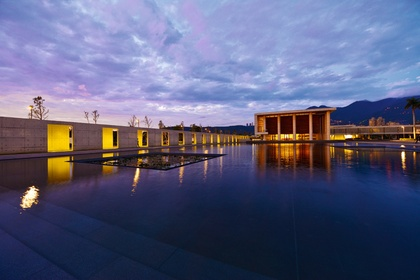
%> input picture CornerDetection/data/test2.jpg, 420 x 280 px, shrunk from 1000 x 667 before the run
$ octave MyHarrisCornerDetector.m   (GNU Octave 9; MATLAB toolbox functions it lacks are replaced by stand-ins)
%> lines starting %> are read from the running program, lines starting %| are printed output that depends on the picture; in (x1, y1, x2, y2) boxes, pixels count from 0 and x2, y2 are one past the last pixel; in counts of white or black regions, pixels touching at a corner belong together; the program's own positions count from 1
% My Harris detector
% The code calculates
% the Harris Feature/Interest Points (FP or IP)
%
% When u execute the code, the test image file opened
% and u have to select by the mouse the region where u
% want to find the Harris points,
% then the code will print out and display the feature
% points in the selected region.
% You can select the number of FPs by changing the variables
% max_N & min_N


%%%
%corner : significant change in all direction for a sliding window
%%%

clear all;
close all;
%%
% parameters
% corner response related
sigma=2;
n_x_sigma = 6;
alpha = 0.04;
% maximum suppression related
Thrshold=20;  % should be between 0 and 1000
r=6;


%%
% filter kernels
dx = [-1 0 1; -1 0 1; -1 0 1]; % horizontal gradient filter
dy = dx'; % vertical gradient filter
g = fspecial('gaussian',max(1,fix(2*n_x_sigma*sigma)), sigma); % Gaussien Filter: filter size 2*n_x_sigma*sigma


%% load 'Im.jpg'
frame = imread('data/test2.jpg');
%> frame is the input picture: size 280x420x3 uint8; mean R, G, B 90.7, 93.4, 124.4
I = double(frame);
figure(1);
imagesc(frame);
[xmax, ymax,ch] = size(I);
%> xmax = 280; ymax = 420; ch = 3
xmin = 1;
ymin = 1;


%%%%%%%%%%%%%%Intrest Points %%%%%%%%%%%%%%%%%%%%%%%%%%%%%%%%%%%%%%%%%%%%%%%%%

gray = double(rgb2gray(frame));
%%%%%%
% get image gradient
% [Your Code here]
Ix = imfilter(gray, dx);
Iy = imfilter(gray, dy);
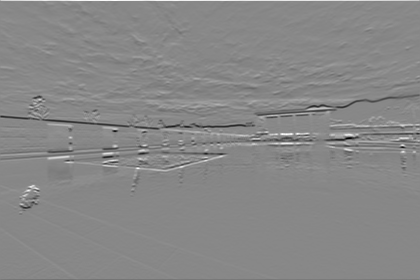
%> Iy: size 280x420 double; min -699, max 609, mean -1.4; drawn with min black and max white
%%%%%
% get all components of second moment matrix M = [[Ix2 Ixy];[Iyx Iy2]]; note Ix2 Ixy Iy2 are all Gaussian smoothed
% [Your Code here]

Ix2 = Ix.^2;
Iy2 = Iy.^2;
Ixy = Ix.*Iy;

Ix2 = imfilter(Ix2, g);
Iy2 = imfilter(Iy2, g);
Ixy = imfilter(Ixy, g);
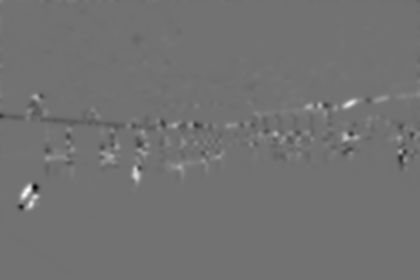
%> Ixy: size 280x420 double; min -19552.9, max 24082.1, mean 66.8; drawn with min black and max white
%%%%%

%% visualize Ixy
figure(2);
imagesc((Ixy));
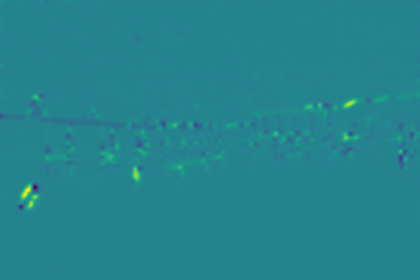
%> displayed picture: size 280x420x3, on the screen's scale of 0 to 255; mean R, G, B 37.3, 131.5, 141.7

%%%%%%% Demo Check Point -------------------


%%%%%
%get corner response function R = det(M)-alpha*trace(M)^2
R = zeros(xmax, ymax);
for i = 1:xmax
    for j = 1:ymax
        temp = [Ix2(i,j) Ixy(i,j);Ixy(i,j) Iy2(i,j)];
        R(i,j) = det(temp)-alpha*trace(temp)^2;
    end
end
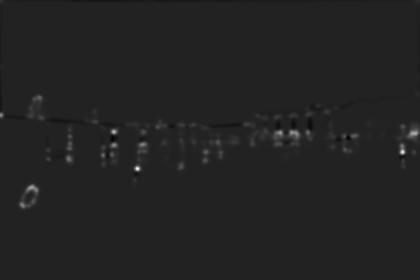
%> R: size 280x420 double; min -407135230.5, max 2.63e+09, mean 11380041.7; drawn with min black and max white
%calculate R
%%%%%

%% make R value range from 0 to 1000
R=(1000/max(max(R)))*R;

%%%%%
%% using B = ordfilt2(A,order,domain) to complment a maxfilter
sze = 2*r+1; % domain width
% [Your Code here]

B = ordfilt2(R,sze*sze,ones(sze,sze));
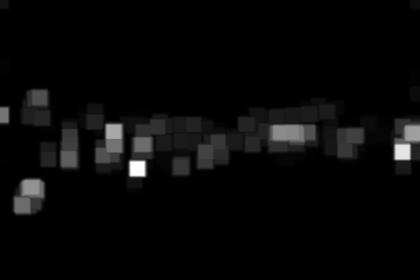
%> B: size 280x420 double; min -0.0174, max 1000, mean 32.9; drawn with min black and max white
% calculate MX
%%%%%

%%%%%
% find local maximum.
% [Your Code here]
RBinary = zeros(xmax,ymax);
index = find(B>Thrshold & B == R);
%> index = 67 values from 282 to 116854
RBinary(index) =1;
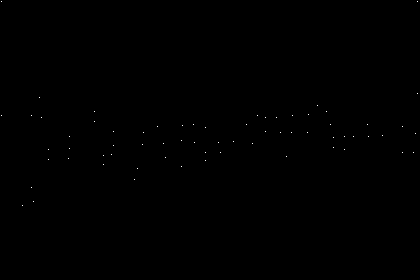
%> RBinary: size 280x420 double; values 0 (black) and 1 (white), 0.06% white in thin lines or dots, all inside (x1, y1, x2, y2) = (1, 1, 418, 206)
% calculate RBinary
%%%%%


%% get location of corner points not along image's edges
offe = r-1;
count=sum(sum(RBinary(offe:size(RBinary,1)-offe,offe:size(RBinary,2)-offe))); % How many interest points, avoid the image's edge
%> count = 62
R=R*0;
%> R: size 280x420 double; every value is 0
R(offe:size(RBinary,1)-offe,offe:size(RBinary,2)-offe)=RBinary(offe:size(RBinary,1)-offe,offe:size(RBinary,2)-offe);
%> R: size 280x420 double; values 0 (black) and 1 (white), 0.05% white in thin lines or dots, all inside (x1, y1, x2, y2) = (22, 97, 414, 206)
[r1,c1] = find(R);
%> r1 = 62 values from 98 to 206; c1 = 62 values from 23 to 414
PIP=[r1,c1]; % IP , 2d location ie.(u,v)
%> PIP = 62 rows, first 12: [206 23; 116 32; 188 32; 202 34; 98 40; 118 42; 150 49; 160 49; 159 69; 137 70; 149 70; 112 95]


%% Display
figure(3)
imagesc(uint8(I));
hold on;
plot(c1,r1,'or');
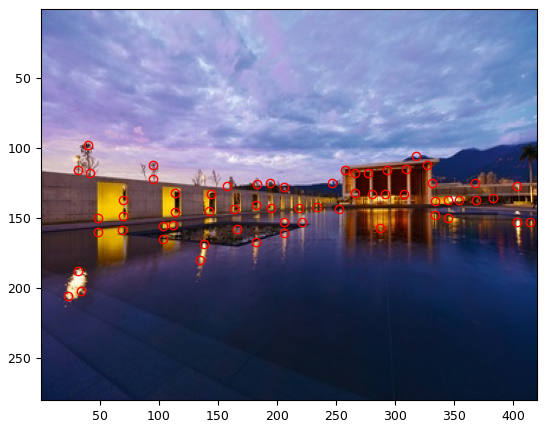
%> figure redrawn from the program's plot data
return;
